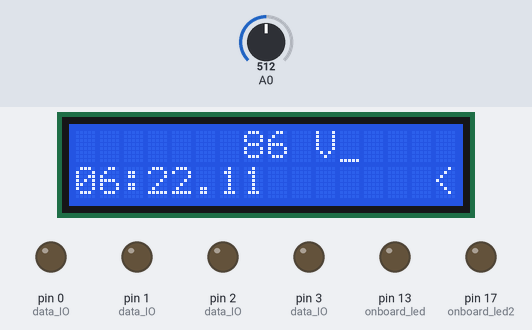
A sketch run on a simulated Arduino Uno, built with avr-gcc and run on an emulated ATmega328P. Shown: 16×2 character LCD, output pins drawn as LEDs (lit = HIGH). Dashed ring = blinking. The test bench sets the inputs (shaded band); at power-on: A0 = 512. Pins used as bus, display or sensor lines are not drawn.

Above: at 1.2 s.
1.3 s: A0 set to 40
At 1.69 s:
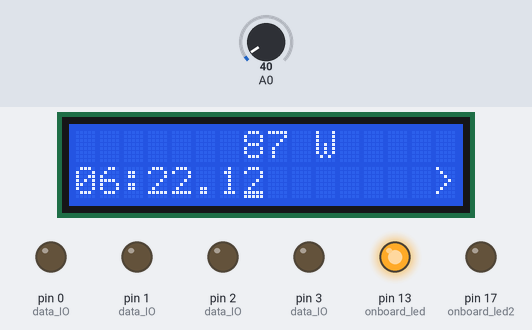
3.3 s: A0 set to 511
At 3.82 s:
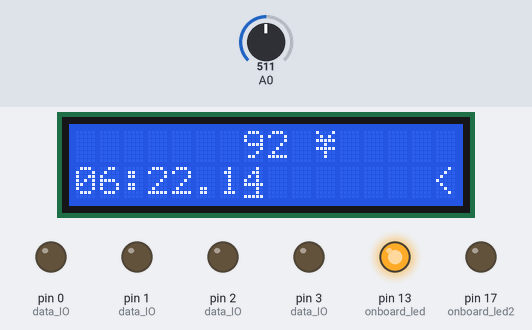
5.1 s: A0 set to 21
At 6.26 s:
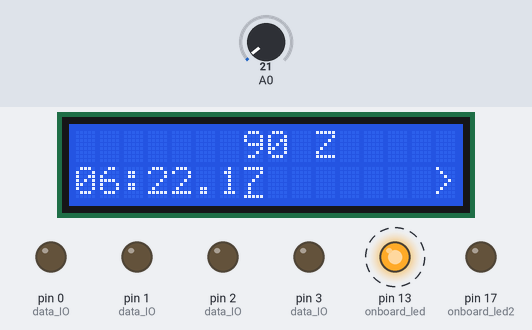
8.1 s: A0 set to 55
10.0 s: A0 set to 63
At 10.35 s:
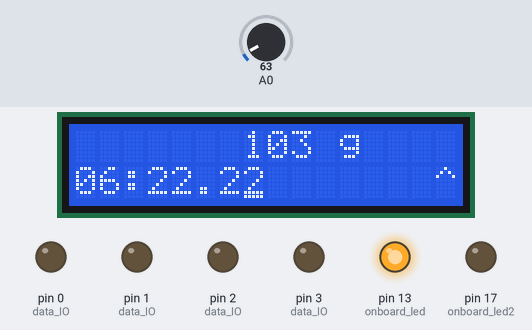
11.7 s: A0 set to 6
At 12.76 s:
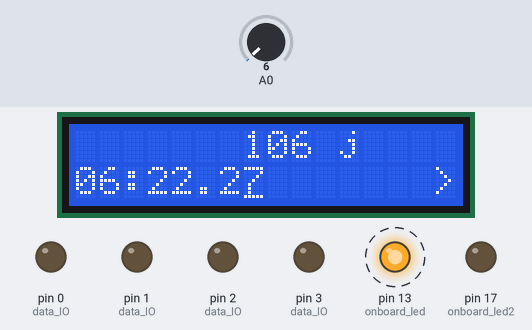
Timing chart, 0 to 16.5 s (numbered marks = the images above; inputs shaded):
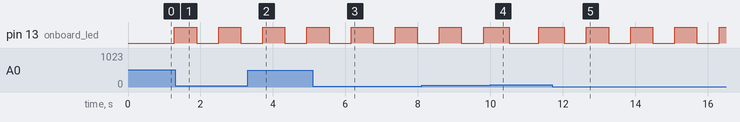

The sketch:

LCD_Relogio.ino
```cpp
/*
 Demonstrates the use a 16x2 LCD display from dx.com
 */
// include the library code:
#include <Time.h>
#include <LiquidCrystal.h>
LiquidCrystal lcd(8, 9, 4, 5, 6, 7); // pins for the DX.com lcd board http://dx.com/p/lcd-keypad-shield-for-arduino-duemilanove-lcd-1602-118059
//lcd(12, 11, 5, 4, 3, 2); // original arduion example pins
byte keyvalue;
int LastSecond=0;
boolean state0=LOW;
boolean state1=LOW;
boolean state2=LOW;
boolean state3=LOW;
boolean state10=HIGH;
boolean state11=LOW;
boolean state12=LOW;
boolean state13=LOW;
int barChar=90;
void setup() {
  pinMode(0, OUTPUT);  // data IO
  pinMode(1, OUTPUT);  // data IO
  pinMode(2, OUTPUT);  // data IO
  pinMode(3, OUTPUT);  // data IO
  pinMode(13, OUTPUT);  // onboard led
  pinMode(17, OUTPUT);  // onboard led2
  pinMode(11, OUTPUT);  // Pinned on ICSP of LCD Keypad
  pinMode(12, OUTPUT);  // Pinned on ICSP of LCD Keypad
  pinMode(13, OUTPUT);  // Pinned on ICSP of LCD Keypad
  pinMode(10, OUTPUT); // LCD Keypad Shield BACKlight
  digitalWrite(10, state10);

  lcd.begin(16, 2);  // set up the LCD's number of columns and rows:
  setTime(6,22,11,29,06,2013);  // setTime(hour,minute,second,day,month,year)
}
void loop() {
  lcd.noCursor();
  showtime(); // show time
  delay(10);
  keypressed(); // show value for keys
  showtime(); // show time
  delay(10);
  keypressed(); // show value for keys
  if (LastSecond!=second()) {
     // MoistureTest();
    LastSecond=second();
  }
  digitalWrite(13, state13);
  if(state13==LOW) { state13=HIGH; }else{state13=LOW;}

}
void keypressed(){
  analogRead(A0);
  int value = analogRead(A0)/12;
  if(value<70){keyvalue=60;}else{keyvalue=80; return;}
  if(value<50)keyvalue=39;
  if(value<31)keyvalue=25;
  if(value<16)keyvalue=10;
  if(value<5)keyvalue=0;
  lcd.setCursor(15,1); // set cusor position to row 1, col 1
  //lcd.print(keyvalue);   // value on A0

  if(keyvalue==85) return;
  if(keyvalue==10) {
    lcd.print("^");
  }
  if(keyvalue==25) {
    lcd.print("V");
  }
  if(keyvalue==39) {
    lcd.print("<");
    barChar--;
  }
  if(keyvalue==0) {
    lcd.print(">");
    barChar++;
  }
  if(keyvalue==60) {
    lcd.print("*");
    if(state10==LOW) { state10=HIGH; }else{state10=LOW;}
    digitalWrite(10, state10);
    delay(400);
  }
  if(keyvalue==25)   {  adjustTime(-62); delay(100);}
  if(keyvalue==10)   {  adjustTime(1); delay(100);}
  showtime();
  delay(90);
  lcd.setCursor(7, 0);  lcd.print(barChar);lcd.print(" ");lcd.print(char(barChar));
  delay(90);
}

void showtime(){
     // lcd.setCursor(0, 0);  lcd.print(now());
  lcd.setCursor(0, 1);
  if (hour()<10) lcd.print("0");
  lcd.print(hour());
  lcd.print(":");
  if (minute()<10) lcd.print("0");
  lcd.print(minute());
  lcd.print(".");
  if (second()<10) lcd.print("0");
  lcd.cursor();
  lcd.print(second());  lcd.print(" ");
  lcd.setCursor(7, 1);
  delay(50);
}
```

Measured:
- the behaviour switches between 59 and 60 on A0 (found by bisection; images 3 and 4)
- after the input at 1.3 s, the display: first changes after 0.06 s (image 1 shows a later state)
- after the input at 3.3 s, the display: first differs from a run without the input after 0.19 s (image 2 shows a later state)
- after the input at 5.1 s, the display: first differs from a run without the input after 0.21 s (image 3 shows a later state)
- after the input at 10.0 s, the display: first differs from a run without the input after 0.18 s (image 4 shows a later state)
- after the input at 11.7 s, the display: first differs from a run without the input after 0.11 s (image 5 shows a later state)
- by itself, pin 13 (onboard_led): alternates HIGH for 0.61 s and LOW for 0.61 s
